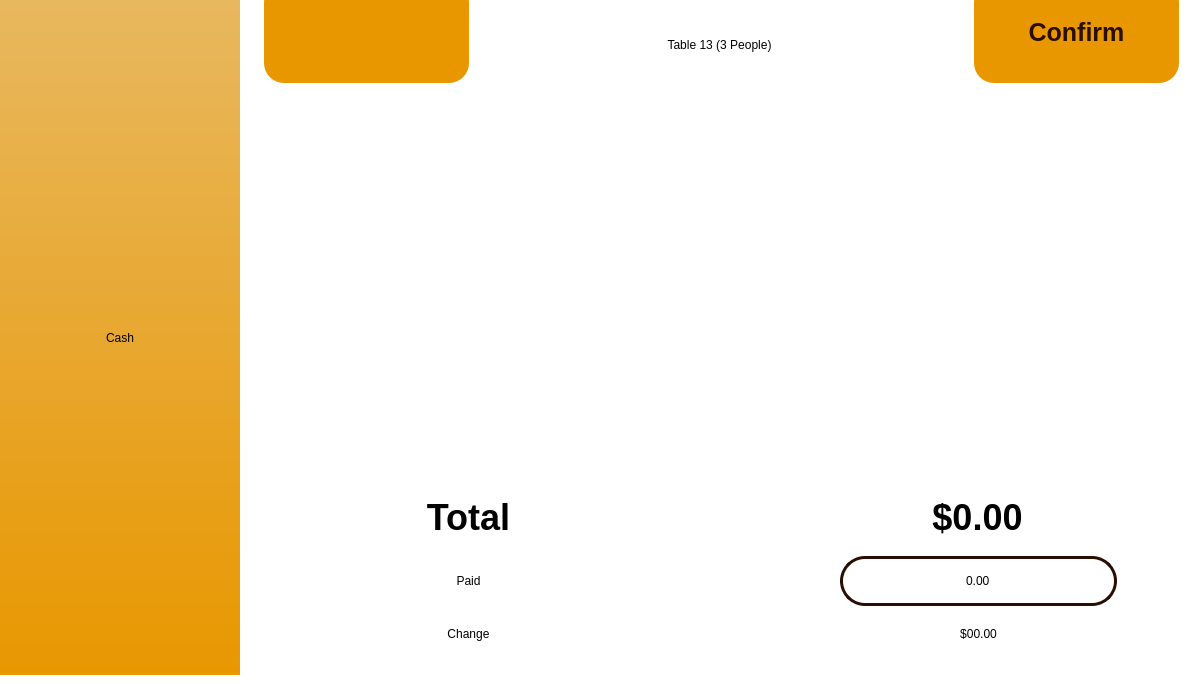
    <widget class="QWidget" name="Cash_Payment_Page">
     <property name="styleSheet">
      <string notr="true">background-color: rgb(255, 255, 255);</string>
     </property>
     <widget class="QFrame" name="frame_5">
      <property name="geometry">
       <rect>
        <x>0</x>
        <y>0</y>
        <width>240</width>
        <height>675</height>
       </rect>
      </property>
      <property name="styleSheet">
       <string notr="true">QFrame
{

	background-color: qlineargradient(spread:pad, x1:0, y1:0, x2:0, y2:1, stop:0 rgba(197, 197, 197, 255), stop:1 rgba(136, 136, 136, 255));

	background-color: rgb(232, 151, 0);

	background-color: qlineargradient(spread:pad, x1:0, y1:0, x2:0, y2:1, stop:0 rgba(232, 184, 95, 255), stop:1 rgba(232, 151, 0, 255));
border-radius:0px;
}

QPushButton
{
background-color: rgb(240, 186, 88,0);
font-size: 20px;
height: 73px;
width: 1px;
border: none;
color: white; 
	color: rgb(41, 14, 4);

}</string>
      </property>
      <property name="frameShape">
       <enum>QFrame::StyledPanel</enum>
      </property>
      <property name="frameShadow">
       <enum>QFrame::Raised</enum>
      </property>
      <layout class="QVBoxLayout" name="verticalLayout_7">
       <item>
        <widget class="QLabel" name="Cash_Payment_Page_label_name_">
         <property name="styleSheet">
          <string notr="true">background-color: rgb(255, 255, 255,0);</string>
         </property>
         <property name="text">
          <string>Cash</string>
         </property>
         <property name="alignment">
          <set>Qt::AlignCenter</set>
         </property>
        </widget>
       </item>
      </layout>
     </widget>
     <widget class="QLabel" name="Cash_Payment_Page_label_total_price">
      <property name="geometry">
       <rect>
        <x>896</x>
        <y>484</y>
        <width>163</width>
        <height>67</height>
       </rect>
      </property>
      <property name="styleSheet">
       <string notr="true">font:36px;
font-weight:500;</string>
      </property>
      <property name="text">
       <string>$0.00</string>
      </property>
      <property name="alignment">
       <set>Qt::AlignCenter</set>
      </property>
     </widget>
     <widget class="QScrollArea" name="Cash_Payment_Page_scroll_area">
      <property name="geometry">
       <rect>
        <x>342</x>
        <y>92</y>
        <width>757</width>
        <height>400</height>
       </rect>
      </property>
      <property name="styleSheet">
       <string notr="true">background-color: rgb(255, 255, 255,0);</string>
      </property>
      <property name="widgetResizable">
       <bool>true</bool>
      </property>
      <widget class="QWidget" name="Cash_Payment_Page_food_ordered_content">
       <property name="geometry">
        <rect>
         <x>0</x>
         <y>0</y>
         <width>757</width>
         <height>400</height>
        </rect>
       </property>
       <layout class="QVBoxLayout" name="verticalLayout_16">
        <item>
         <layout class="QVBoxLayout" name="Cash_Payment_Page_verticalLayout">
          <property name="spacing">
           <number>0</number>
          </property>
          <property name="sizeConstraint">
           <enum>QLayout::SetMinimumSize</enum>
          </property>
         </layout>
        </item>
       </layout>
      </widget>
     </widget>
     <widget class="QPushButton" name="Cash_Payment_Page_btn_back">
      <property name="geometry">
       <rect>
        <x>264</x>
        <y>-18</y>
        <width>205</width>
        <height>101</height>
       </rect>
      </property>
      <property name="styleSheet">
       <string notr="true">
QPushButton
{


	background-color: rgb(232, 151, 0);
	color: rgb(41, 14, 4);
border-radius: 20px;
border:none;
font:25px;

}
QPushButton:hover
{
	background-color: rgb(240, 186, 88);
color: white;
border-radius: 20px;
border:none;
font:25px;
}

</string>
      </property>
      <property name="text">
       <string/>
      </property>
      <property name="icon">
       <iconset resource="image.qrc">
        <normaloff>:/image/back.png</normaloff>:/image/back.png</iconset>
      </property>
      <property name="iconSize">
       <size>
        <width>42</width>
        <height>150</height>
       </size>
      </property>
     </widget>
     <widget class="QLabel" name="Cash_Payment_Page_label_title">
      <property name="geometry">
       <rect>
        <x>572</x>
        <y>18</y>
        <width>295</width>
        <height>53</height>
       </rect>
      </property>
      <property name="text">
       <string>Table 13 (3 People)</string>
      </property>
      <property name="alignment">
       <set>Qt::AlignCenter</set>
      </property>
     </widget>
     <widget class="QLabel" name="Cash_Payment_Page_label_total">
      <property name="geometry">
       <rect>
        <x>420</x>
        <y>484</y>
        <width>97</width>
        <height>67</height>
       </rect>
      </property>
      <property name="styleSheet">
       <string notr="true">font:36px;
font-weight:500;</string>
      </property>
      <property name="text">
       <string>Total</string>
      </property>
      <property name="alignment">
       <set>Qt::AlignCenter</set>
      </property>
     </widget>
     <widget class="QPushButton" name="Cash_Payment_Page_btn_confirm">
      <property name="geometry">
       <rect>
        <x>974</x>
        <y>-18</y>
        <width>205</width>
        <height>101</height>
       </rect>
      </property>
      <property name="styleSheet">
       <string notr="true">
QPushButton
{


	background-color: rgb(232, 151, 0);
	color: rgb(41, 14, 4);
border-radius: 20px;
border:none;
font:25px;
font-weight:500;
}
QPushButton:hover
{
	background-color: rgb(240, 186, 88);
	color: rgb(41, 14, 4);
border-radius: 20px;
border:none;
font:25px;
font-weight:500;
}

</string>
      </property>
      <property name="text">
       <string>Confirm</string>
      </property>
      <property name="iconSize">
       <size>
        <width>42</width>
        <height>150</height>
       </size>
      </property>
     </widget>
     <widget class="QLabel" name="Cash_Payment_Page_label_paid">
      <property name="geometry">
       <rect>
        <x>420</x>
        <y>556</y>
        <width>97</width>
        <height>50</height>
       </rect>
      </property>
      <property name="text">
       <string>Paid</string>
      </property>
      <property name="alignment">
       <set>Qt::AlignCenter</set>
      </property>
     </widget>
     <widget class="QLabel" name="Cash_Payment_Page_label_change">
      <property name="geometry">
       <rect>
        <x>420</x>
        <y>600</y>
        <width>97</width>
        <height>67</height>
       </rect>
      </property>
      <property name="text">
       <string>Change</string>
      </property>
      <property name="alignment">
       <set>Qt::AlignCenter</set>
      </property>
     </widget>
     <widget class="QLabel" name="Cash_Payment_Page_label_change_price">
      <property name="geometry">
       <rect>
        <x>922</x>
        <y>600</y>
        <width>113</width>
        <height>67</height>
       </rect>
      </property>
      <property name="styleSheet">
       <string notr="true">background-color: rgb(255, 255, 255,0);</string>
      </property>
      <property name="text">
       <string>$00.00</string>
      </property>
      <property name="alignment">
       <set>Qt::AlignCenter</set>
      </property>
     </widget>
     <widget class="QLineEdit" name="Cash_Payment_Page_input_paid">
      <property name="geometry">
       <rect>
        <x>840</x>
        <y>556</y>
        <width>277</width>
        <height>50</height>
       </rect>
      </property>
      <property name="styleSheet">
       <string notr="true">border: 3px solid rgb(41, 14, 4);

border-radius: 25px;
background-color: white;</string>
      </property>
      <property name="text">
       <string>0.00</string>
      </property>
      <property name="alignment">
       <set>Qt::AlignCenter</set>
      </property>
     </widget>
    </widget>
